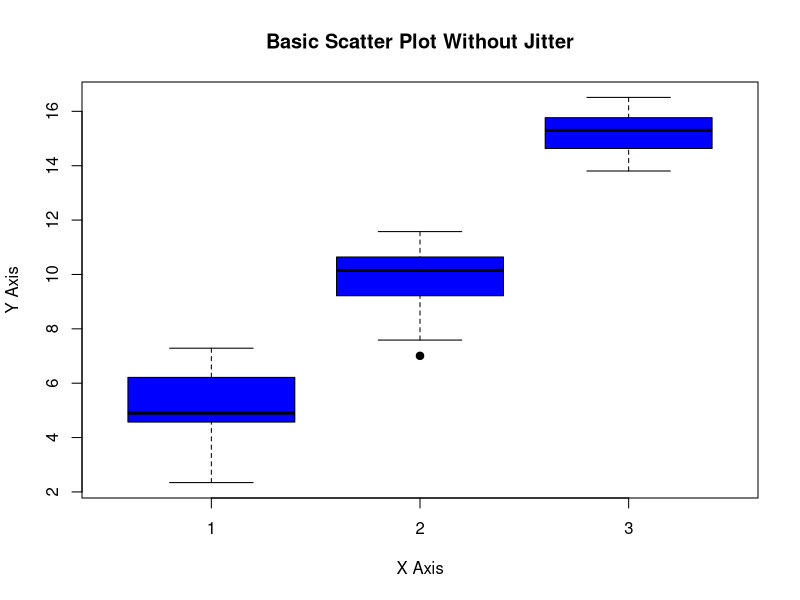

Write R code to recreate this figure. (Note: this script raises an error after producing the figure.)
# 데이터 생성
set.seed(42)  # For reproducibility
x <- c(rep(1, 30), rep(2, 30), rep(3, 30))
y <- c(rnorm(30, mean = 5), rnorm(30, mean = 10), rnorm(30, mean = 15))

# 데이터 프레임 생성
data <- data.frame(x = factor(x), y = y)

# 기본 산점도 (지터 적용 전)
cat("--- Basic Scatter Plot without Jitter ---\n")
plot(data$x, data$y, 
     main = "Basic Scatter Plot Without Jitter", 
     xlab = "X Axis", 
     ylab = "Y Axis", 
     pch = 19, 
     col = "blue")

# 지터를 적용한 산점도
cat("\n--- Scatter Plot with Jitter ---\n")
plot(jitter(data$x), data$y, 
     main = "Scatter Plot with Jitter", 
     xlab = "X Axis", 
     ylab = "Y Axis", 
     pch = 19, 
     col = "red")

# 지터 크기 조절
cat("\n--- Scatter Plot with Custom Jitter Amount ---\n")
plot(jitter(data$x, amount = 0.5), data$y, 
     main = "Scatter Plot with Custom Jitter Amount", 
     xlab = "X Axis", 
     ylab = "Y Axis", 
     pch = 19, 
     col = "green")

# ggplot2를 사용한 지터 적용
cat("\n--- Scatter Plot with Jitter Using ggplot2 ---\n")
library(ggplot2)
ggplot(data, aes(x = x, y = y)) +
  geom_jitter(color = "blue", width = 0.2, height = 0.2) +
  labs(title = "Scatter Plot with Jitter (ggplot2)", x = "X Axis", y = "Y Axis")

